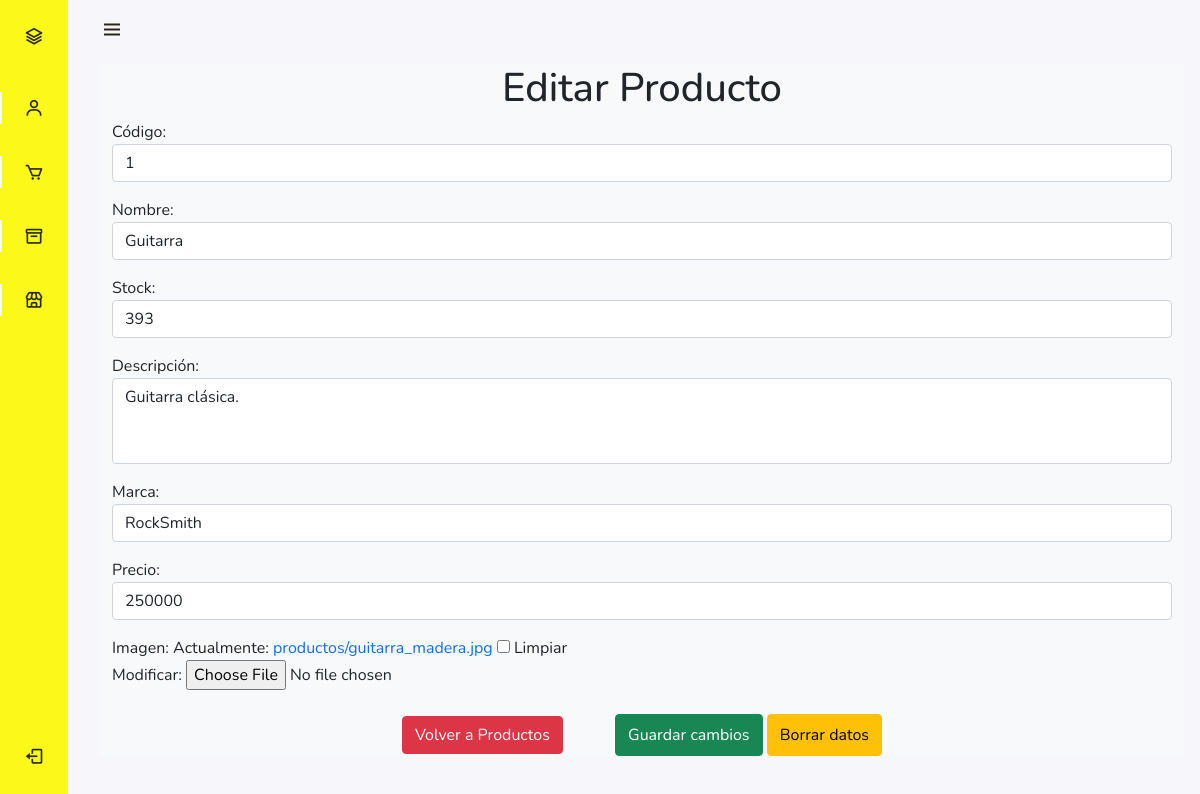
The app's page /bodega/productos/1/edit (signed in) with its own data.
### bodega/models.py (models this page shows, shortened)
class Producto(models.Model):
    codigo = models.IntegerField(primary_key=True, null=False, unique=True, verbose_name='Codigo')
    nombre = models.CharField(max_length=50, null=False, verbose_name='Nombre')
    stock = models.IntegerField(null=False, default=0, verbose_name='Stock')
    descripcion = models.CharField(max_length=400, verbose_name='Descripción')
    marca = models.CharField(max_length=80, verbose_name='Marca')
    precio = models.IntegerField(null=False, default=0, verbose_name='Precio')
    imagen = models.ImageField(null=True, blank=True, upload_to='productos/', verbose_name='Imagen')
    fecha_creacion = models.DateTimeField(auto_now_add=True, verbose_name='Fecha de Creación')
    class Meta:
        verbose_name='producto'
        verbose_name_plural='productos'
        ordering=['codigo']

### bodega/views.py (the view, shortened to what this page needs)
# urls.py: path('bodega/productos/<int:codigo>/edit', productos_edit, name="productos_edit"),
@login_required
def productos_edit(request, codigo):
    try:
        producto = Producto.objects.get(codigo=codigo)
        if producto:
            form = ProductoForm(instance = producto)
        else:
            return redirect(reverse('productos_list') + "?FAIL")
        return render(request,'core/producto/producto_edit.html',{'form':form})
    except:
        return redirect(reverse('productos_list') + "?FAIL")

### bodega/templates/core/producto/producto_edit.html (shortened to what this page needs)
{% extends 'core/base.html' %}
{% load static %}
{% block content %}
<div class="container mt-4 mb-4">
    <div class="row">
        <h1 class="text-center">Editar Producto</h1>
        <form action="" method="POST" enctype="multipart/form-data">
            {{ form.as_p }}
            <div class="text-center mt-4">
                <a href="{% url 'productos_list' %}" class="btn btn-danger me-5">Volver a Productos</a>
                <input type="submit" class="btn btn-success btn-block py-2" id="edit" value="Guardar cambios">
                <input type="reset" class="btn btn-warning btn-block py-2" id="clear" value="Borrar datos">
            </div>
        </form>
    </div>
</div>
{% endblock %}

### bodega/static/core/css/styles.css (style rules this page uses)
:root { --header-height: 3rem; --nav-width: 68px; --first-color: #fcf819; --first-color-light: #AFA5D9; --white-color: #F7F6FB; --body-font: 'Nunito', sans-serif; --normal-font-size: 1rem; --z-fixed: 100 }
body { background-color: #F7F6FB; position: relative; margin: var(--header-height) 0 0 0; padding: 0 1rem; font-family: var(--body-font); font-size: var(--normal-font-size); transition: .5s }
a { text-decoration: none }
@media screen and (min-width: 768px) { body { margin: calc(var(--header-height) + 1rem) 0 0 0; padding-left: calc(var(--nav-width) + 2rem) } }
textarea { resize: none; }

### records on screen
Producto: codigo "1", nombre "Guitarra", stock "393", descripcion "Guitarra clásica.", marca "RockSmith", precio "250000"
